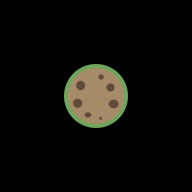

The image is a tile-based game level rendered from a .tmx file. Its description and source (layers, tilesets, objects; grid data summarised) follow:
An orthogonal 6x6 tile map with 32x32 px tiles, 2 tile layers (ground, deco).

<map version="1.0" orientation="orthogonal" renderorder="left-down" width="6" height="6" tilewidth="32" tileheight="32" nextobjectid="12">
 <tileset firstgid="1" source="tileset.tsx" />
 <layer name="ground" width="6" height="6">
  <data>[36 cells, 4 non-empty, 4 distinct tile ids]</data>
 </layer>
 <layer name="deco" width="6" height="6">
  <data>[36 cells, 0 non-empty, 0 distinct tile ids]</data>
 </layer>
</map>
